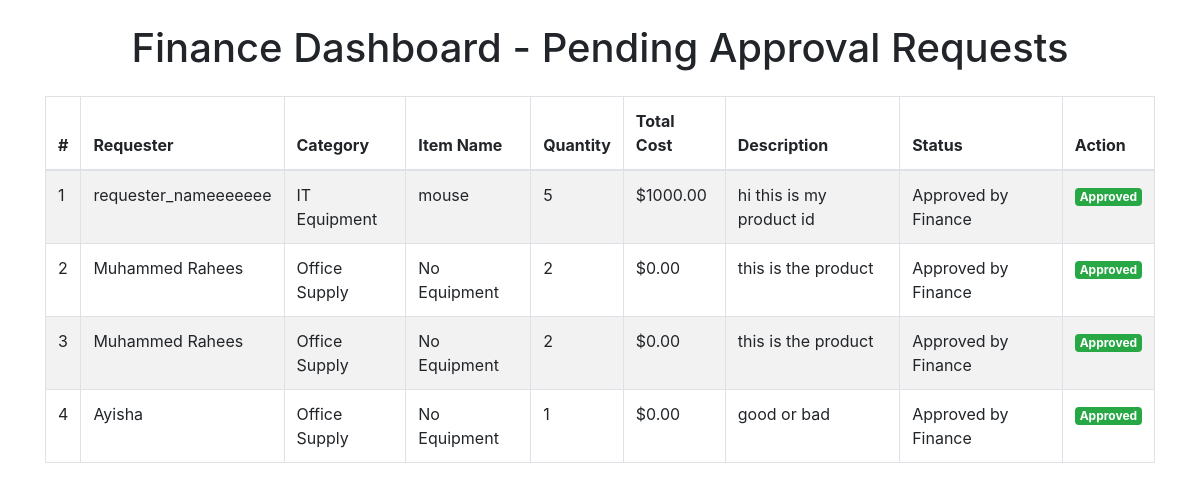
Before: /finance_dashboard/ with the older database file.
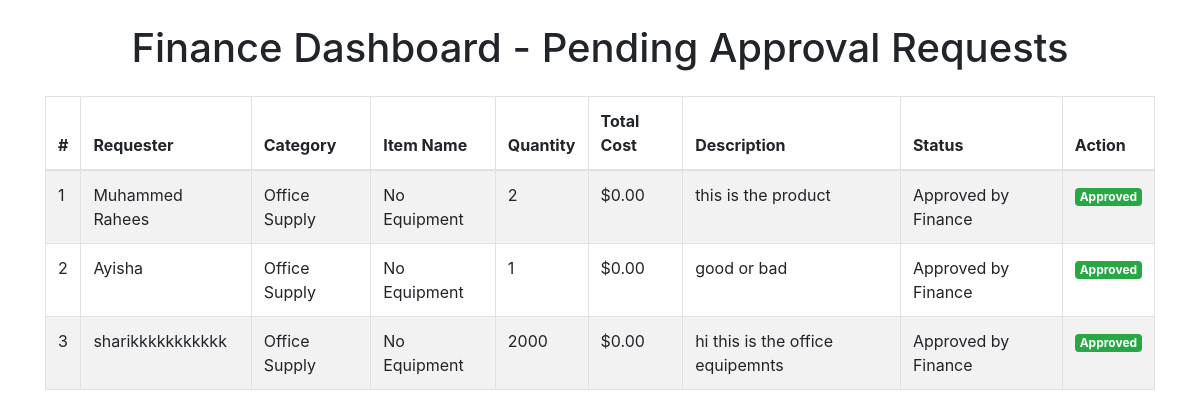
After: the same page with the newer database file.
### core/models.py (models this page shows, shortened)
class ProcurementRequest(models.Model):
    requester = models.CharField(max_length=100)
    department = models.ForeignKey(Department, on_delete=models.CASCADE)
    category = models.CharField(max_length=50, choices=CATEGORY_CHOICES)
    it_equipment = models.ForeignKey(ITEquipmentDetails, on_delete=models.SET_NULL, null=True, blank=True)
    office_supply = models.ForeignKey(OfficeSupplyDetails, on_delete=models.SET_NULL, null=True, blank=True)
    quantity = models.IntegerField()
    total_cost = models.DecimalField(max_digits=12, decimal_places=2, blank=True)
    description = models.TextField(blank=True)
    status = models.CharField(max_length=50, choices=STATUS_CHOICES, default='Pending Department Approval')
    submitted_at = models.DateTimeField(auto_now_add=True)
    vendor = models.ForeignKey(Vendor, on_delete=models.CASCADE, null=True, blank=True)
    def __str__(self):
        return f"{self.requester} - {self.category} - {self.status}"
    def get_equipment_name(self):
        if self.category == 'IT Equipment' and self.it_equipment:
            return self.it_equipment.name
        elif self.category == 'Office Supplies' and self.office_supply:
            return self.office_supply.name
        return "No Equipment"

class ITEquipmentDetails(models.Model):
    name = models.CharField(max_length=100)
    warranty_period = models.CharField(max_length=50)
    technical_specifications = models.TextField()
    cost_per_item = models.DecimalField(max_digits=10, decimal_places=2)

### core/views.py (the view)
# urls.py: path('finance_dashboard/', views.finance_dashboard, name='finance_dashboard'),
def finance_dashboard(request):
    vendors = Vendor.objects.all()
    procurement_requests = ProcurementRequest.objects.filter(
        status__in=[
            'Pending Finance Approval',
            'Approved by Finance',
            'Rejected by Finance'
        ]
    )
    print(procurement_requests, 'hiiiiiiiiiiiiiiiiiiiiiiiiiiiiiiii')
    return render(request, 'finance_dashboard.html', {
        'requests': procurement_requests,
        'vendors': vendors
    })
    return JsonResponse({'success': True, 'message': 'Status updated successfully'})
    return JsonResponse({'success': False, 'message': 'Failed to update status'})

### core/templates/finance_dashboard.html (shortened to what this page needs)
<!DOCTYPE html>
<html lang="en">
<head>
    <link href="https://stackpath.bootstrapcdn.com/bootstrap/4.5.2/css/bootstrap.min.css" rel="stylesheet">
</head>
<body>
{% block content %}
<div class="container mt-4">
    <h1 class="text-center mb-4">Finance Dashboard - Pending Approval Requests</h1>
    <table class="table table-bordered table-striped">
        <thead>
            <tr>
                <th>#</th>
                <th>Requester</th>
                <th>Category</th>
                <th>Item Name</th>
                <th>Quantity</th>
                <th>Total Cost</th>
                <th>Description</th>
                <th>Status</th>
                <th>Action</th>
            </tr>
        </thead>
        <tbody>
            {% for request in requests %}
            <tr>
                <td>{{ forloop.counter }}</td>
                <td>{{ request.requester }}</td>
                <td>{{ request.category }}</td>
                <td>{{ request.get_equipment_name }}</td>
                <td>{{ request.quantity }}</td>
                <td>${{ request.total_cost|floatformat:2 }}</td>
                <td>{{ request.description }}</td>
                <td>{{ request.status }}</td>
                <td>
                    {% if request.status == 'Approved by Finance' %}
                        <span class="badge badge-success">Approved</span>
                    {% elif request.status == 'Rejected by Finance' %}
                        <span class="badge badge-danger">Rejected</span>
                    {% else %}
                        <button class="btn btn-success btn-sm" data-toggle="modal" data-target="#approveModal" data-request-id="{{ request.id }}">Approve</button>
                        <button class="btn btn-danger btn-sm" data-toggle="modal" data-target="#rejectModal" data-request-id="{{ request.id }}">Reject</button>
                    {% endif %}
                </td>
            </tr>
            {% endfor %}
        </tbody>
    </table>
</div>
{% endblock %}
</body>
</html>

Changed rows visible on the page:
no longer on this page (row edited): ProcurementRequest: requester "requester_nameeeeeee", category "IT Equipment", get_equipment_name "mouse", quantity "5", total_cost "1000.00", description "hi this is my product id", status "Approved by Finance"
no longer on this page (row edited): ProcurementRequest: requester "Muhammed Rahees", category "Office Supply", get_equipment_name "No Equipment", quantity "2", total_cost "0.00", description "this is the product", status "Approved by Finance"
now on this page (row edited): ProcurementRequest: requester "sharikkkkkkkkkkk", category "Office Supply", get_equipment_name "No Equipment", quantity "2000", total_cost "0.00", description "hi this is the office equipemnts", status "Approved by Finance"
